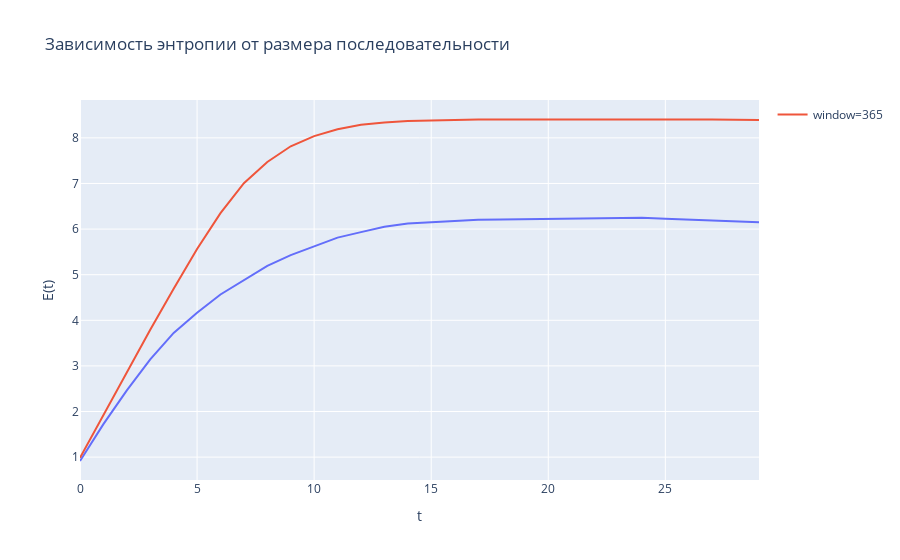

The notebook cell this image was saved under:
### Code cell
draw_by_pos(1, entropys, entropys1)

### Figure 1 — Plotly figure (JSON) as saved in the notebook; plotly's stock layout.template omitted (floating-point values rounded to 4 significant figures)
{"data": [{"hovertemplate": "t=%{x}<br>E(t)=%{y}<extra></extra>", "legendgroup": "", "line": {"color": "#636efa", "dash": "solid"}, "mode": "lines", "name": "", "orientation": "v", "showlegend": false, "type": "scatter", "x": [0, 1, 2, 3, 4, 5, 6, 7, 8, 9, 10, 11, 12, 13, 14, 15, 16, 17, 18, 19, 20, 21, 22, 23, 24, 25, 26, 27, 28, 29], "xaxis": "x", "y": [0.9149, 1.723, 2.464, 3.143, 3.724, 4.167, 4.566, 4.881, 5.195, 5.43, 5.619, 5.813, 5.934, 6.052, 6.124, 6.151, 6.178, 6.206, 6.211, 6.216, 6.222, 6.228, 6.234, 6.241, 6.248, 6.229, 6.209, 6.19, 6.17, 6.15], "yaxis": "y"}, {"name": "window=365", "type": "scatter", "x": [0, 1, 2, 3, 4, 5, 6, 7, 8, 9, 10, 11, 12, 13, 14, 15, 16, 17, 18, 19, 20, 21, 22, 23, 24, 25, 26, 27, 28, 29], "y": [0.9836, 1.929, 2.868, 3.794, 4.692, 5.564, 6.348, 7.005, 7.471, 7.816, 8.038, 8.189, 8.286, 8.336, 8.368, 8.383, 8.396, 8.403, 8.404, 8.406, 8.407, 8.409, 8.41, 8.412, 8.414, 8.409, 8.405, 8.401, 8.397, 8.392]}], "layout": {"legend": {"tracegroupgap": 0}, "title": {"text": "Зависимость энтропии от размера последовательности"}, "xaxis": {"anchor": "y", "domain": [0, 1], "title": {"text": "t"}}, "yaxis": {"anchor": "x", "domain": [0, 1], "title": {"text": "E(t)"}}}}
